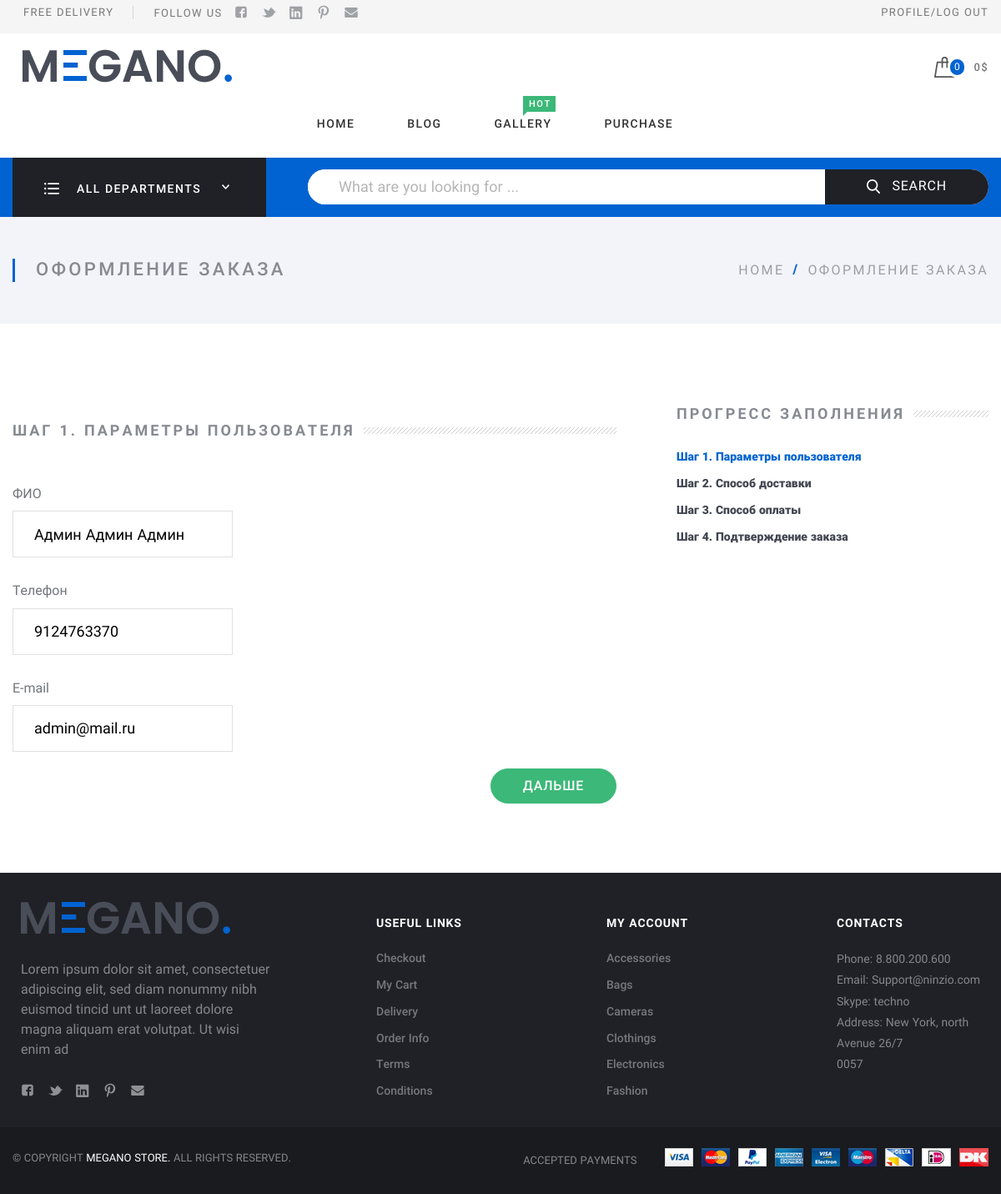
The app's page /payment/user_param/ (signed in), older data.
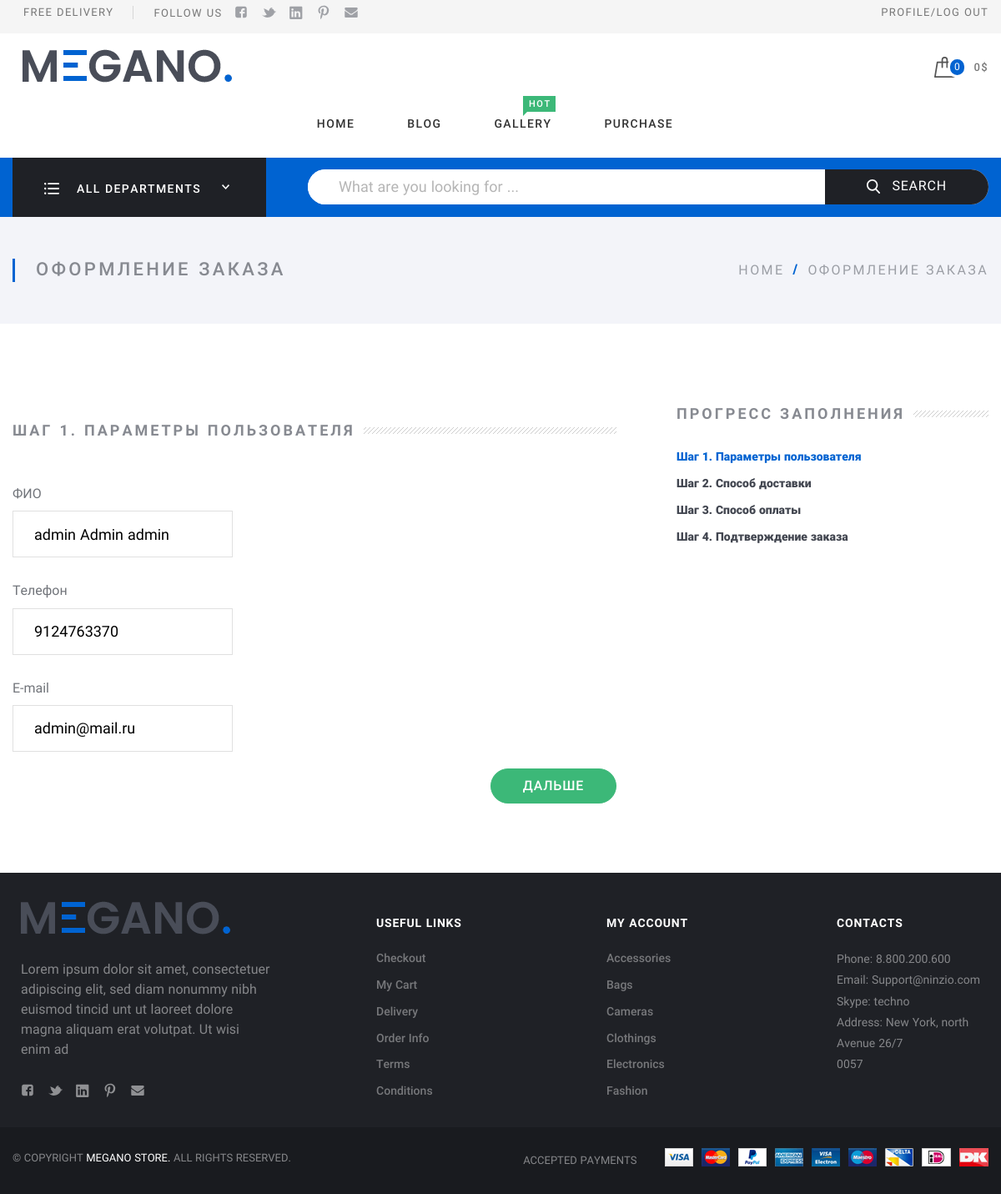
The same page, newer data.
### app_shop/models.py (models this page shows, shortened)
class User(AbstractUser):
    username = None
    email = models.EmailField('email address', unique=True)
    USERNAME_FIELD = 'email'
    REQUIRED_FIELDS = []
    objects = UserManager()

class UserProfile(models.Model):
    user = models.OneToOneField(User, on_delete=models.CASCADE, verbose_name='пользователь', related_name='profile')
    first_name = models.CharField(max_length=30, verbose_name='имя')
    last_name = models.CharField(max_length=30, verbose_name='фамилия')
    middle_name = models.CharField(max_length=30, verbose_name='отчество', null=True)
    balance = models.FloatField(verbose_name='баланс', default=0)
    tel = models.CharField(max_length=10, verbose_name='телефон')
    avatar = models.ImageField(upload_to='files/', verbose_name='аватар пользователя')
    class Meta:
        db_table = 'user_profile'
        verbose_name = 'профиль пользователя'
        verbose_name_plural = 'профили пользователей'

### payment/views.py (the view, shortened to what this page needs)
# urls.py: path('user_param/', user_params, name='user_param_order'),
def user_params(request):
    cart = Cart(request)
    search_form = SearchForm()
    payment_form = PaymentParamsForm()
    user_form = UserFormRegister()
    user_form_password = UserFormPassword()
    return render(request, 'payment/user_params.html', {'search_form': search_form,
                                                        'payment_form': payment_form,
                                                        'cart': cart,
                                                        'user_form': user_form,
                                                        'user_form_password': user_form_password})

### app_shop/forms.py
class SearchForm(forms.Form):
    search = forms.CharField(widget=forms.TextInput(attrs={'class': 'search-input',
                                                           'id': 'query',
                                                           'name': 'query',
                                                           'placeholder': 'What are you looking for ...'
                                                           }), label='', required=False)

### payment/forms.py
class PaymentParamsForm(forms.Form):
    CHOICES_DELIVERY = [('1', 'Обычная доставка'), ('2', 'Экспресс доставка')]
    delivery = forms.ChoiceField(widget=forms.RadioSelect, choices=CHOICES_DELIVERY, required=True, label='Доставка:')
    city = forms.CharField(max_length=30, label='Город:', required=True)
    address = forms.CharField(max_length=100, label='Адрес:', required=True)
    CHOICES_CARD = [('1', 'Онлайн картой'), ('2', 'Онлайн со случайного чужого счета')]
    card = forms.ChoiceField(widget=forms.RadioSelect, choices=CHOICES_CARD, required=True, label='Оплата:')

### app_shop/models.py (called while the page is built)
    @classmethod
    def load(cls):
        try:
            return cls.objects.get()
        except cls.DoesNotExist:
            return cls()

### payment/templates/payment/user_params.html (shortened to what this page needs)
{% extends "app_shop/base_generic.html" %}
{% load static %}
{% block content %}
  <div class="Middle Middle_top">
    <div class="Middle-top">
      <div class="wrap">
        <div class="Middle-header">
          <h1 class="Middle-title">Оформление заказа
          </h1>
          <ul class="breadcrumbs Middle-breadcrumbs">
            <li class="breadcrumbs-item"><a href="index.html">home</a>
            </li>
            <li class="breadcrumbs-item breadcrumbs-item_current"><span>Оформление заказа</span>
            </li>
          </ul>
        </div>
      </div>
    </div>
    <div class="Section Section_column Section_columnRight Section_columnWide Order">
      <div class="wrap">
        <div class="Section-column">
          <div class="Section-columnSection">
            <header class="Section-header">
              <strong class="Section-title">Прогресс заполнения
              </strong>
            </header>
            <div class="Section-columnContent">
              <ul class="menu menu_vt Order-navigate">
                <li class="menu-item_ACTIVE menu-item"><a class="menu-link" href="#step1">Шаг 1. Параметры пользователя</a>
                </li>
                <li class="menu-item"><a class="menu-link" href="#step2">Шаг 2. Способ доставки</a>
                </li>
                <li class="menu-item"><a class="menu-link" href="#step3">Шаг 3. Способ оплаты</a>
                </li>
                <li class="menu-item"><a class="menu-link" href="#step4">Шаг 4. Подтверждение заказа</a>
                </li>
              </ul>
            </div>
          </div>
        </div>
        <div class="Section-content">
            <div class="Order-block Order-block_OPEN" id="step1">
              <header class="Section-header Section-header_sm">
                <h2 class="Section-title">Шаг 1. Параметры пользователя
                </h2>
              </header>
              {% if request.user.is_authenticated %}
              <div class="row">
                <div class="row-block">
                  <div class="form-group">
                    <label class="form-label" for="name">ФИО
                    </label>
                    <input class="form-input" id="name" name="name" type="text" value="{{request.user.profile.last_name}} {{request.user.profile.first_name}} {{request.user.profile.middle_name}}"/>
                  </div>
                  <div class="form-group">
                    <label class="form-label" for="phone">Телефон
                    </label>
                    <input class="form-input" id="phone" name="phone" type="text" value="{{request.user.profile.tel}}"/>
                  </div>
                  <div class="form-group">
                    <label class="form-label" for="mail">E-mail
                    </label>
                    <input class="form-input" id="mail" name="mail" type="text" value="{{request.user.email}}" data-validate="require"/>
                  </div>
                </div>
              </div>
              <div class="Order-footer"><a class="btn btn_success Order-next" href="#step2">Дальше</a>
              </div>
              {% endif %}
            </div>
        </div>
      </div>
    </div>
  </div>
{% endblock %}

Row changes from the older to the newer data that the page shows:
changed User "admin@mail.ru": name "Админ Админ Админ" → "admin Admin admin"
